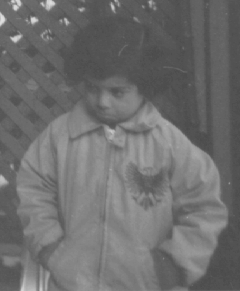
#> input picture sip/A4/code/test_images/pout.tif, 240 x 291 px
$ python task_5.py
#> lines starting #> are read from the running program, lines starting #| are printed output that depends on the picture; after the words box and inside, x2 and y2 are one past the last pixel; in counts of white or black regions, pixels touching at a corner belong together
### sip/A4/code/task_3.py
#!/usr/bin/env -S ipython3 -i
import matplotlib.pyplot as plt
if "science" in plt.style.available: plt.style.use("science")

import numpy as np
from skimage.util import img_as_ubyte
from skimage.io import imread


import skimage.exposure
from imshow_many import imshow_many

# task 3.1.
def img_hist(img):
    return np.bincount(img_as_ubyte(img).ravel(), minlength = 256)

def cdf_from_hist(hist):
    return hist.cumsum() / hist.sum()
def img_cdf(img):
    return cdf_from_hist(img_hist(img))

# task 3.2.
def cdf_substitution(img, cdf = None):
    return (cdf if cdf is not None else img_cdf(img))[img]

# task 3.3.
def idf_from_cdf(cdf):
    # ls is either a scalar or a 1D array.
    return lambda ls: (cdf[:, None, None] >= ls).squeeze().argmax(0)

def img_idf(img):
    return idf_from_cdf(img_cdf(img))

def hist_match(img1, img2):
    # matches img1 to img2's cdf.
    return img_idf(img2)(cdf_substitution(img1))


## TASKS

# [38 lines left out: functions task_3_1, task_3_2, not called in this run]

def task_3_4(do_savefigs = True):
#> called with do_savefigs = True
    pout = imread("test_images/pout.tif")
#> pout is the input picture: shape (291, 240); min 74, max 224, mean 110.3
    trui = imread("test_images/trui.png")
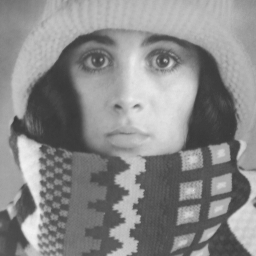
#> input picture sip/A4/code/test_images/trui.png, 256 x 256 px
#> trui is the input picture: shape (256, 256); min 56, max 241, mean 137.7

    # HISTOGRAM MATCHING
    match1 = hist_match(pout, trui)
#> in hist_match, `return img_idf(img2)(cdf_substitution(img1))`:
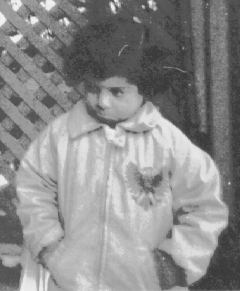
#> returned value: shape (291, 240) int64; min 56, max 241, mean 139.5
    match2 = skimage.exposure.match_histograms(pout, trui)

    png_out = "figures/task_3_4_matches.png" if do_savefigs else None
    imshow_many([pout, trui, match1, match2],
                ["pout", "trui", "hist_match(pout, trui)",
                 "skimage reference"],
                 figsize = (8, 8),
                 fig_dims = (1, 4),
                 png_out = png_out,
               )
#> in imshow_many, `n = len(imgs)`: n = 4
#> in imshow_many, `titles += [None] * (n - len(titles))`: titles = ['pout', 'trui', 'hist_match(pout, trui)', 'skimage reference']
#> the loop in imshow_many, `for ax, (img, title) in zip(axes, zip(imgs, titles)):` made 4 passes
#> in imshow_many, `plt.show()`:
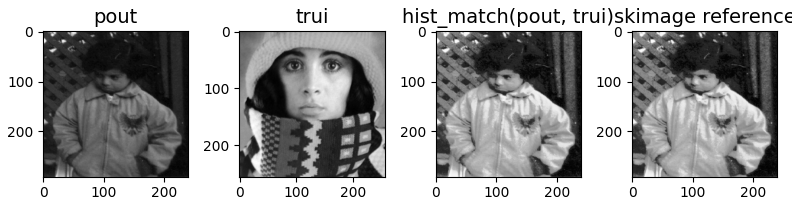
#> figure drawn by matplotlib, 4 panels

    # HISTOGRAMS
    pout_hist  = img_hist(pout)
#> pout_hist = 256 values, max 3628 at index 82, min 0 at index 0, mean 272.8
    trui_hist  = img_hist(trui)
#> trui_hist = 256 values, max 1361 at index 63, min 0 at index 0, mean 256
    match_hist = img_hist(match1)
#> match_hist = 256 values, max 3628 at index 69, min 0 at index 0, mean 272.8

    pout_cdf   = img_cdf(pout)
#> pout_cdf = 256 values from 0 to 1
    trui_cdf   = img_cdf(trui)
#> trui_cdf = 256 values from 0 to 1
    match_cdf  = img_cdf(match1)
#> match_cdf = 256 values from 0 to 1

    # PLOT SETUP
    fig, axes = plt.subplots(1, 3, figsize = (12, 4))
    ax1, ax2, ax3 = axes
    for ax in axes:
        ax.set_xlabel("Pixel value", fontsize = 14)
        ax.set_ylabel("Frequency", fontsize = 14)
        ax.grid()

    ax1.set_title("pout.tif histogram", fontsize = 16)
    ax2.set_title("trui.png histogram", fontsize = 16)
    ax3.set_title("hist_match(pout, trui) histogram", fontsize = 16)

    ax4, ax5, ax6 = ax1.twinx(), ax2.twinx(), ax3.twinx()
    for ax in [ax4, ax5, ax6]:
        ax.axis("off")

    # PLOTTING
    xs = range(256)
    ax1.bar(xs, pout_hist)
    ax2.bar(xs, trui_hist)
    ax3.bar(xs, match_hist)

    ax4.plot(xs, pout_cdf,  color = "red", alpha = 0.8)
    ax5.plot(xs, trui_cdf,  color = "red", alpha = 0.8)
    ax6.plot(xs, match_cdf, color = "red", alpha = 0.8)

    fig.tight_layout()
    fig.show()
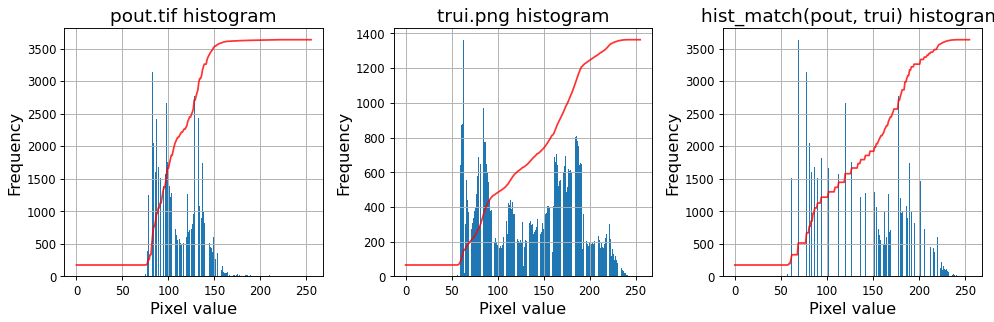
#> figure drawn by matplotlib, 6 panels; panel 1: tallest bar 3628 high, from x = 81.6 to 82.4; panel 2: tallest bar 1361 high, from x = 62.6 to 63.4; panel 3: tallest bar 3628 high, from x = 68.6 to 69.4
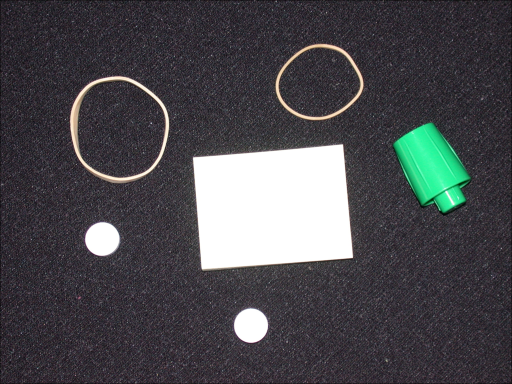
#> input picture sip/A4/code/test_images/pillsetc.png, 512 x 384 px
    if do_savefigs:
        fig.savefig("figures/task_3_4_histograms.png", bbox_inches = "tight")

task_3_4()

### sip/A4/code/imshow_many.py
import matplotlib
matplotlib.rc("image", cmap = "gray")
import matplotlib.pyplot as plt

import numpy as np

def imshow_many(imgs,
                titles    = [],
                fig_dims  = None,
                fig_title = None,
                figsize   = (16, 8),
                do_show   = True,
                png_out   = None):

    n = len(imgs)
    if n < 1:
        return

    if fig_dims is not None:
        x, y = fig_dims
    else:
        x, y = (2, 2) if n == 4 else (int(np.ceil(n / 3)), min(n, 3))
    fig, _axes = plt.subplots(x, y, figsize = figsize)
    axes = _axes.ravel() if n > 1 else [_axes]

    titles += [None] * (n - len(titles))

    for ax, (img, title) in zip(axes, zip(imgs, titles)):
        if img is None:
            ax.set_visible(False)
        else:
            ax.imshow(img, aspect = img.shape[1] / img.shape[0])
            if title is not None:
                ax.set_title(title, fontsize = 14)

    for ax in axes[len(imgs):]:
        ax.set_visible(False)

    if fig_title is not None:
        fig.suptitle(fig_title, fontsize = 18)

    fig.tight_layout()
    fig.tight_layout()

    if do_show:
        plt.show()
    if png_out is not None:
        fig.tight_layout()
        fig.savefig(png_out, bbox_inches = "tight")
    fig.tight_layout()

    return fig

### sip/A4/code/task_4.py
#!/usr/bin/env -S ipython3 -i
import matplotlib.pyplot as plt
if "science" in plt.style.available: plt.style.use("science")

import numpy as np
from skimage.io import imread
from skimage.color import rgb2gray
from skimage import img_as_ubyte

import task_3
from imshow_many import imshow_many

def threshold(img, th):
#> called with th = 0.391
    return np.uint8(img > th)
#> returned value: shape (384, 512); values 0 (black) and 1 (white), 13.3% white; 424 white regions (418 under 20 px), largest, box (x1, y1, x2, y2) and area: (193, 143, 353, 271) 17403, (394, 123, 470, 212) 4037, (70, 76, 169, 183) 1492, (85, 222, 121, 256) 960, (234, 307, 268, 343) 957, (275, 44, 364, 120) 870

# [40 lines left out: functions task_4_1, task_4_2, not called in this run]

# [3 lines that do not run on import are left out]
    #  task_4_2(do_savefig = False)

### sip/A4/code/task_5.py
#!/usr/bin/env -S ipython3 -i
import matplotlib.pyplot as plt
if "science" in plt.style.available: plt.style.use("science")

import numpy as np
from skimage.io import imread
from skimage.color import rgb2gray

from scipy.signal import convolve

#  from task_3 import img_hist, img_cdf
import task_4
from imshow_many import imshow_many

FFT_CONVOLVE_EPS = 0.0001
def erode(img, n = 1):
#> called with n = 1
    kern = np.ones((2*n + 1, ) * img.ndim)
#> kern = [[1, 1, 1], [1, 1, 1], [1, 1, 1]]
    return convolve(img, kern, "same") >= kern.size - FFT_CONVOLVE_EPS
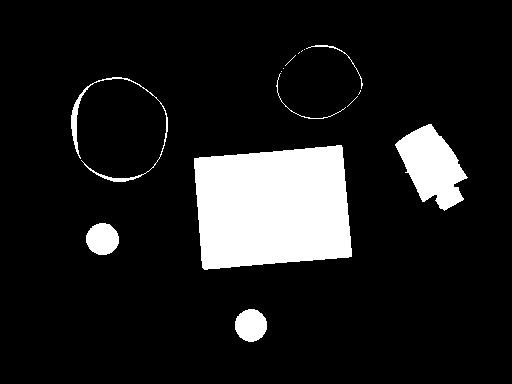
#> returned value: shape (384, 512) bool; 11.7% white; 15 white regions (8 under 20 px), largest, box (x1, y1, x2, y2) and area: (194, 145, 352, 270) 16809, (395, 124, 468, 211) 3566, (86, 223, 119, 255) 825

def dilate(img, n = 1):
#> called with n = 1
    kern = np.ones((2*n + 1, ) * img.ndim)
#> kern = [[1, 1, 1], [1, 1, 1], [1, 1, 1]]
    return convolve(img, kern, "same") > FFT_CONVOLVE_EPS
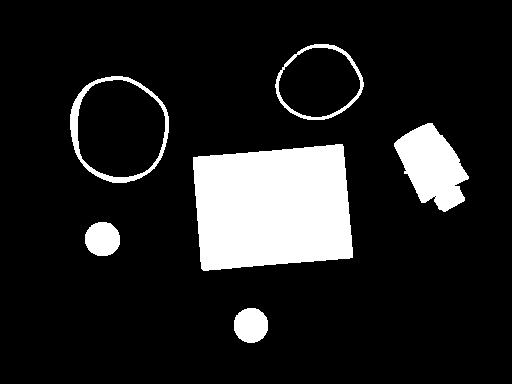
#> returned value: shape (384, 512) bool; 13% white; 6 white regions, box (x1, y1, x2, y2) and area: (193, 144, 353, 271) 17379, (394, 123, 469, 212) 3934, (70, 76, 169, 183) 1491, (85, 222, 120, 256) 959, (234, 308, 268, 343) 955, (275, 44, 364, 120) 864

def task_5_1(do_savefig = True):
    img     = rgb2gray(imread("test_images/pillsetc.png"))
    img_th  = task_4.threshold(img, 100/256)

    img_morph = dilate(erode(img_th))

    png_out = "figures/task_5_1.png" if do_savefig else None
    imshow_many([img_th,
                 img_morph
                ],
                ["thresholded image",
                 "after morphological opening"
                ],
                png_out = png_out,
                figsize = (8, 6)
               )
#> the loop in imshow_many (call 2), `for ax, (img, title) in zip(axes, zip(imgs, titles)):` made 2 passes


if __name__ == "__main__":
    task_5_1(False)
